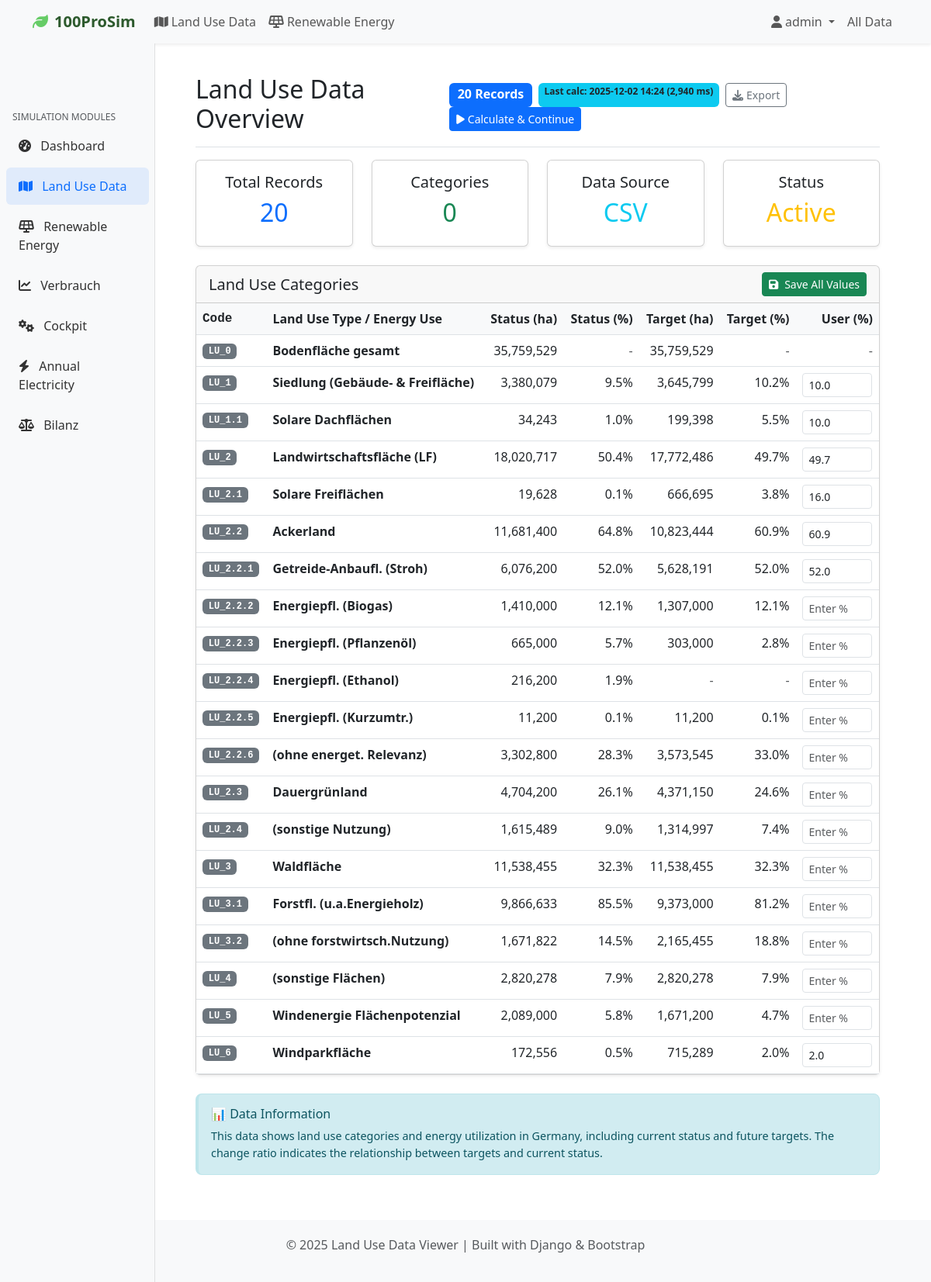
The page /landuse/ (signed in) on the database its author committed.
### simulator/models.py (models this page shows, shortened)
class CalculationRun(models.Model):
    created_at = models.DateTimeField(auto_now_add=True)
    duration_ms = models.PositiveIntegerField()
    summary = models.JSONField(default=dict, blank=True)
    triggered_by = models.CharField(max_length=150, blank=True, null=True)
    class Meta:
        ordering = ["-created_at"]

class LandUse(models.Model):
    code = models.CharField(max_length=20)  # e.g. "2.2.1"
    name = models.CharField(max_length=255)  # Clean name from CSV
    status_ha = models.FloatField(null=True, blank=True)       # Status_ha from CSV
    target_ha = models.FloatField(null=True, blank=True)       # Target_ha from CSV
    user_percent = models.FloatField(null=True, blank=True, help_text="User-defined percentage for target calculations")
    target_locked = models.BooleanField(default=False, help_text="Preserve manual target_ha edits from parent cascades")
    parent = models.ForeignKey('self', null=True, blank=True, on_delete=models.CASCADE, related_name='children')
    quelle = models.CharField(max_length=100, null=True, blank=True)  # Quelle (reference)
    class Meta:
        ordering = ['code']

### simulator/views.py (the view)
# urls.py: path('landuse/', views.landuse_list, name='landuse_list'),
@login_required
def landuse_list(request):
    landuses = LandUse.objects.all().order_by('code')
    latest_run = CalculationRun.objects.first()
    landuse_data = []
    for landuse in landuses:
        landuse_data.append(calculate_percentages(landuse))
    context = {
        'landuse_data': landuse_data,
        'total_count': landuses.count(),
        'current_section': 'landuse',
        'latest_run': latest_run,
    }
    return render(request, 'simulator/landuse_list.html', context)

### simulator/templates/simulator/landuse_list.html (shortened to what this page needs)
{% extends 'simulator/base.html' %}
{% block content %}
<div class="container-fluid">
    <div class="row">
        <nav class="col-md-3 col-lg-2 d-md-block bg-light sidebar">
            <div class="position-sticky pt-3">
                <h6 class="sidebar-heading d-flex justify-content-between align-items-center px-3 mt-4 mb-1 text-muted">
                    <span>Simulation Modules</span>
                </h6>
                <ul class="nav flex-column">
                    <li class="nav-item">
                        <a class="nav-link" href="{% url 'simulator:main_simulation' %}">
                            <i class="fas fa-tachometer-alt me-2"></i>
                            Dashboard
                        </a>
                    </li>
                    <li class="nav-item">
                        <a class="nav-link active" href="{% url 'simulator:landuse_list' %}">
                            <i class="fas fa-map me-2"></i>
                            Land Use Data
                        </a>
                    </li>
                    <li class="nav-item">
                        <a class="nav-link" href="{% url 'simulator:renewable_list' %}">
                            <i class="fas fa-solar-panel me-2"></i>
                            Renewable Energy
                        </a>
                    </li>
                    <li class="nav-item">
                        <a class="nav-link" href="{% url 'simulator:verbrauch' %}">
                            <i class="fas fa-chart-line me-2"></i>
                            Verbrauch
                        </a>
                    </li>
                    <li class="nav-item">
                        <a class="nav-link" href="{% url 'simulator:cockpit' %}">
                            <i class="fas fa-cogs me-2"></i>
                            Cockpit
                        </a>
                    </li>
                    <li class="nav-item">
                        <a class="nav-link" href="{% url 'simulator:annual_electricity' %}">
                            <i class="fas fa-bolt me-2"></i>
                            Annual Electricity
                        </a>
                    </li>
                    <li class="nav-item">
                        <a class="nav-link" href="{% url 'simulator:bilanz' %}">
                            <i class="fas fa-balance-scale me-2"></i>
                            Bilanz
                        </a>
                    </li>
                </ul>
            </div>
        </nav>
        <main class="col-md-9 ms-sm-auto col-lg-10 px-md-4">
            <div class="d-flex justify-content-between flex-wrap flex-md-nowrap align-items-center pt-3 pb-2 mb-3 border-bottom">
                <h1 class="h2">Land Use Data Overview</h1>
                <div class="btn-toolbar mb-2 mb-md-0">
                    <span class="badge bg-primary fs-6 me-2">{{ total_count }} Records</span>
                    {% if latest_run %}
                    <span class="badge bg-info text-dark me-2">Last calc: {{ latest_run.created_at|date:"Y-m-d H:i" }} ({{ latest_run.duration_ms }} ms)</span>
                    {% else %}
                    <span class="badge bg-warning text-dark me-2">No calculation run yet</span>
                    {% endif %}
                    <div class="btn-group me-2">
                        <button type="button" class="btn btn-sm btn-outline-secondary">
                            <i class="fas fa-download me-1"></i>Export
                        </button>
                    </div>
                    <div class="btn-group me-2">
                        <button id="run-recalc-btn" type="button" class="btn btn-sm btn-primary" onclick="runFullRecalc()">
                            <i class="fas fa-play me-1"></i>Calculate &amp; Continue
                        </button>
                    </div>
                </div>
            </div>
        <div class="row mb-4">
            <div class="col-md-3">
                <div class="card text-center">
                    <div class="card-body">
                        <h5 class="card-title">Total Records</h5>
                        <h2 class="text-primary">{{ total_count }}</h2>
                    </div>
                </div>
            </div>
            <div class="col-md-3">
                <div class="card text-center">
                    <div class="card-body">
                        <h5 class="card-title">Categories</h5>
                        <h2 class="text-success">{{ landuses|length }}</h2>
                    </div>
                </div>
            </div>
            <div class="col-md-3">
                <div class="card text-center">
                    <div class="card-body">
                        <h5 class="card-title">Data Source</h5>
                        <h2 class="text-info">CSV</h2>
                    </div>
                </div>
            </div>
            <div class="col-md-3">
                <div class="card text-center">
                    <div class="card-body">
                        <h5 class="card-title">Status</h5>
                        <h2 class="text-warning">Active</h2>
                    </div>
                </div>
            </div>
        </div>
        <div class="card">
            <div class="card-header d-flex justify-content-between align-items-center">
                <h5 class="card-title mb-0">Land Use Categories</h5>
                <button id="save-all-button"
                        class="btn btn-success btn-sm"
                        onclick="saveAllUserInputs()"
                        title="Save all your percentage inputs to database">
                    <i class="fas fa-save me-2"></i>Save All Values
                </button>
            </div>
            <div class="card-body p-0">
                <div class="table-responsive">
                    <table class="table table-hover mb-0">
                        <thead>
                            <tr>
                                <th class="code-column">Code</th>
                                <th>Land Use Type / Energy Use</th>
                                <th class="number-column">Status (ha)</th>
                                <th class="number-column">Status (%)</th>
                                <th class="number-column">Target (ha)</th>
                                <th class="number-column">Target (%)</th>
                                <th class="number-column">User (%)</th>
                            </tr>
                        </thead>
                        <tbody>
                            {% for data in landuse_data %}
                            <tr>
                                <td class="code-column">
                                    <span class="badge bg-secondary">{{ data.landuse.code }}</span>
                                </td>
                                <td>
                                    <strong>{{ data.landuse.name }}</strong>
                                </td>
                                <td class="number-column">
                                    {% if data.landuse.status_ha %}
                                        {{ data.landuse.status_ha|floatformat:0 }}
                                    {% else %}
                                        <span class="text-muted">-</span>
                                    {% endif %}
                                </td>
                                <td class="number-column">
                                    {% if data.status_percent %}
                                        {{ data.status_percent }}%
                                    {% else %}
                                        <span class="text-muted">-</span>
                                    {% endif %}
                                </td>
                                <td class="number-column" id="target_ha_{{ data.landuse.id }}">
                                    {% if data.landuse.target_ha %}
                                        {{ data.landuse.target_ha|floatformat:0 }}
                                    {% else %}
                                        <span class="text-muted">-</span>
                                    {% endif %}
                                </td>
                                <td class="number-column" id="target_percent_{{ data.landuse.id }}">
                                    {% if data.target_percent %}
                                        {{ data.target_percent }}%
                                    {% else %}
                                        <span class="text-muted">-</span>
                                    {% endif %}
                                </td>
                                <td class="number-column">
                                    {% if data.landuse.parent %}
                                        <input type="number"
                                               id="user_percent_{{ data.landuse.id }}"
                                               step="0.1"
                                               min="0"
                                               max="100"
                                               class="form-control form-control-sm user-percent-input"
                                               value="{{ data.landuse.user_percent|default:'' }}"
                                               data-code="{{ data.landuse.code }}"
                                               data-parent="{{ data.landuse.parent.code }}"
                                               data-parent-status="{{ data.landuse.parent.status_ha }}"
                                               data-pk="{{ data.landuse.id }}"
                                               placeholder="Enter %"
                                               style="width: 90px;">
                                    {% else %}
                                        <span class="text-muted">-</span>
                                    {% endif %}
                                </td>
                            </tr>
                            {% endfor %}
                        </tbody>
                    </table>
                </div>
            </div>
        </div>
        <div class="row mt-4">
            <div class="col-12">
                <div class="alert alert-info">
                    <h6 class="alert-heading">📊 Data Information</h6>
                    <p class="mb-0">
                        This data shows land use categories and energy utilization in Germany, including current status and future targets.
                        The change ratio indicates the relationship between targets and current status.
                    </p>
                </div>
            </div>
        </div>
    </div>
</div>
    </div>
{% endblock %}

### simulator/templates/simulator/base.html (shortened to what this page needs)
<!DOCTYPE html>
<html lang="en">
<head>
    <link href="https://cdn.jsdelivr.net/npm/bootstrap@5.3.0/dist/css/bootstrap.min.css" rel="stylesheet">
    <link rel="stylesheet" href="https://cdnjs.cloudflare.com/ajax/libs/font-awesome/6.4.0/css/all.min.css">
</head>
<body>
    <nav class="navbar navbar-expand-lg navbar-light bg-light shadow-sm">
        <div class="container">
            <a class="navbar-brand" href="{% url 'simulator:landing_page' %}">
                <i class="fas fa-leaf me-2"></i>100ProSim
            </a>
            <div class="collapse navbar-collapse" id="navbarNav">
                <ul class="navbar-nav me-auto">
                    {% if user.is_authenticated %}
                    <li class="nav-item">
                        <a class="nav-link" href="{% url 'simulator:landuse_list' %}">
                            <i class="fas fa-map me-1"></i>Land Use Data
                        </a>
                    </li>
                    <li class="nav-item">
                        <a class="nav-link" href="{% url 'simulator:renewable_list' %}">
                            <i class="fas fa-solar-panel me-1"></i>Renewable Energy
                        </a>
                    </li>
                    {% endif %}
                </ul>
                <ul class="navbar-nav ms-auto">
                    {% if user.is_authenticated %}
                    <li class="nav-item dropdown">
                        <a class="nav-link dropdown-toggle" href="#" id="navbarDropdown" role="button" data-bs-toggle="dropdown">
                            <i class="fas fa-user me-1"></i>{{ user.username }}
                        </a>
                    </li>
                    {% endif %}
                        <a class="nav-link" href="{% url 'simulator:landuse_list' %}">All Data</a>
                </ul>
            </div>
        </div>
    </nav>
    <div class="container mt-4">
        {% block content %}
        {% endblock %}
    <footer class="footer mt-5">
        <div class="container">
            <div class="row">
                <div class="col-md-12 text-center text-muted">
                    <p>&copy; 2025 Land Use Data Viewer | Built with Django & Bootstrap</p>
                </div>
            </div>
        </div>
    </footer>
</body>
</html>

### rows shown on the page
CalculationRun: created_at "2025-12-02 14:24", duration_ms "2,940"
LandUse: landuse.code "LU_0", landuse.name "Bodenfläche gesamt", landuse.status_ha "35,759,529", landuse.target_ha "35,759,529"
LandUse: landuse.code "LU_1", landuse.name "Siedlung (Gebäude- & Freifläche)", landuse.status_ha "3,380,079", status_percent "9.5", landuse.target_ha "3,645,799", target_percent "10.2", landuse.id "10.0"
LandUse: landuse.code "LU_1.1", landuse.name "Solare Dachflächen", landuse.status_ha "34,243", status_percent "1.0", landuse.target_ha "199,398", target_percent "5.5", landuse.id "10.0"
LandUse: landuse.code "LU_2", landuse.name "Landwirtschaftsfläche (LF)", landuse.status_ha "18,020,717", status_percent "50.4", landuse.target_ha "17,772,486", target_percent "49.7", landuse.id "49.7"
LandUse: landuse.code "LU_2.1", landuse.name "Solare Freiflächen", landuse.status_ha "19,628", status_percent "0.1", landuse.target_ha "666,695", target_percent "3.8", landuse.id "16.0"
LandUse: landuse.code "LU_2.2", landuse.name "Ackerland", landuse.status_ha "11,681,400", status_percent "64.8", landuse.target_ha "10,823,444", target_percent "60.9", landuse.id "60.9"
LandUse: landuse.code "LU_2.2.1", landuse.name "Getreide-Anbaufl. (Stroh)", landuse.status_ha "6,076,200", status_percent "52.0", landuse.target_ha "5,628,191", target_percent "52.0", landuse.id "52.0"
LandUse: landuse.code "LU_2.2.2", landuse.name "Energiepfl. (Biogas)", landuse.status_ha "1,410,000", status_percent "12.1", landuse.target_ha "1,307,000", target_percent "12.1"
LandUse: landuse.code "LU_2.2.3", landuse.name "Energiepfl. (Pflanzenöl)", landuse.status_ha "665,000", status_percent "5.7", landuse.target_ha "303,000", target_percent "2.8"
LandUse: landuse.code "LU_2.2.4", landuse.name "Energiepfl. (Ethanol)", landuse.status_ha "216,200", status_percent "1.9"
LandUse: landuse.code "LU_2.2.5", landuse.name "Energiepfl. (Kurzumtr.)", landuse.status_ha "11,200", status_percent "0.1", landuse.target_ha "11,200", target_percent "0.1"
LandUse: landuse.code "LU_2.2.6", landuse.name "(ohne energet. Relevanz)", landuse.status_ha "3,302,800", status_percent "28.3", landuse.target_ha "3,573,545", target_percent "33.0"
LandUse: landuse.code "LU_2.3", landuse.name "Dauergrünland", landuse.status_ha "4,704,200", status_percent "26.1", landuse.target_ha "4,371,150", target_percent "24.6"
LandUse: landuse.code "LU_2.4", landuse.name "(sonstige Nutzung)", landuse.status_ha "1,615,489", status_percent "9.0", landuse.target_ha "1,314,997", target_percent "7.4"
LandUse: landuse.code "LU_3", landuse.name "Waldfläche", landuse.status_ha "11,538,455", status_percent "32.3", landuse.target_ha "11,538,455", target_percent "32.3"
LandUse: landuse.code "LU_3.1", landuse.name "Forstfl. (u.a.Energieholz)", landuse.status_ha "9,866,633", status_percent "85.5", landuse.target_ha "9,373,000", target_percent "81.2"
LandUse: landuse.code "LU_3.2", landuse.name "(ohne forstwirtsch.Nutzung)", landuse.status_ha "1,671,822", status_percent "14.5", landuse.target_ha "2,165,455", target_percent "18.8"
LandUse: landuse.code "LU_4", landuse.name "(sonstige Flächen)", landuse.status_ha "2,820,278", status_percent "7.9", landuse.target_ha "2,820,278", target_percent "7.9"
LandUse: landuse.code "LU_5", landuse.name "Windenergie Flächenpotenzial", landuse.status_ha "2,089,000", status_percent "5.8", landuse.target_ha "1,671,200", target_percent "4.7"
LandUse: landuse.code "LU_6", landuse.name "Windparkfläche", landuse.status_ha "172,556", status_percent "0.5", landuse.target_ha "715,289", target_percent "2.0", landuse.id "2.0"

### other values the page prints
{{ user.username }} "admin"
{{ total_count }} "20"
{{ landuses|length }} "0"
